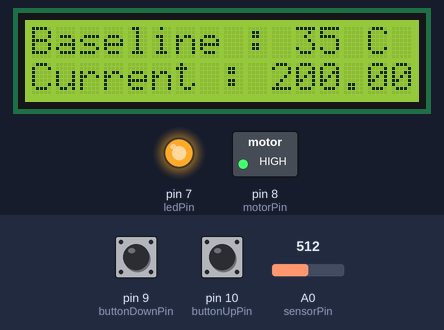
This sketch was run on a simulated Arduino Uno, built with avr-gcc and run on an emulated ATmega328P. Parts: 16×2 character LCD, switched loads named in the sketch (green lamp = pin HIGH), output pins drawn as LEDs (lit = HIGH). The inputs (shaded band) are chosen by the test bench; at power-on: pin 9 (buttonDownPin) LOW, pin 10 (buttonUpPin) LOW, A0 (sensorPin) = 512.

Above: at 2.2 s.
2.3 s: pin 9 (buttonDownPin) pulled HIGH for 1 s
At 4.4 s:
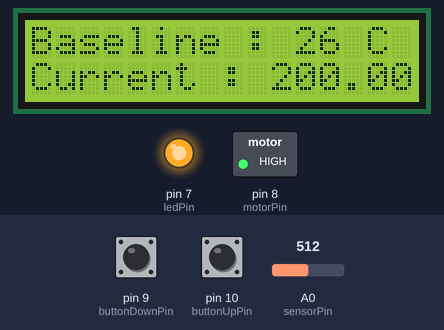
4.8 s: pin 10 (buttonUpPin) pulled HIGH for 3.2 s
At 9.0 s:
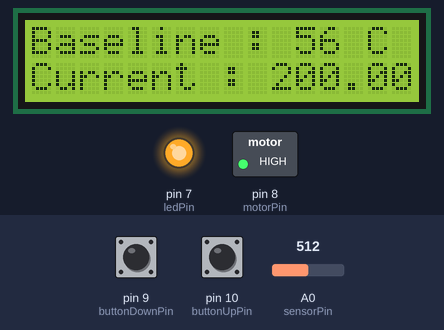
9.5 s: A0 (sensorPin) set to 716
At 11.2 s:
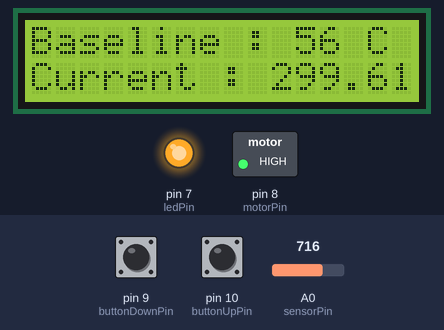
11.9 s: pin 9 (buttonDownPin) pulled HIGH for 0.15 s
At 12.7 s:
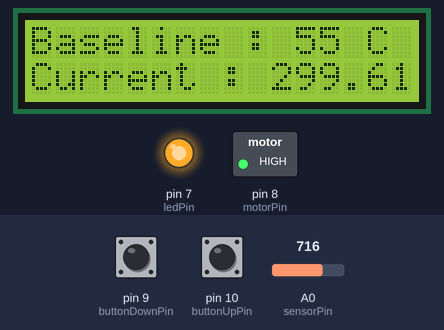
13.5 s: pin 10 (buttonUpPin) pulled HIGH for 1 s
At 15.6 s:
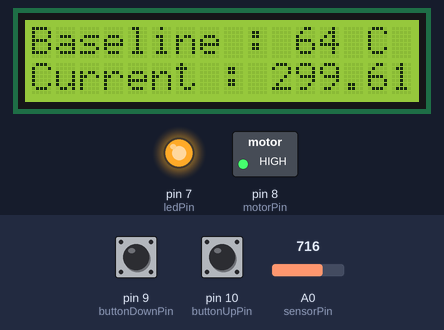
16.0 s: A0 (sensorPin) set to 900
At 17.6 s:
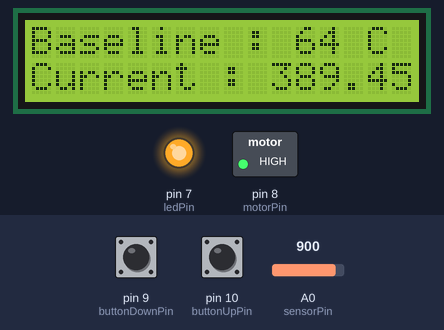
Timing chart, 0 to 19.0 s (numbered marks = the images above; inputs shaded):
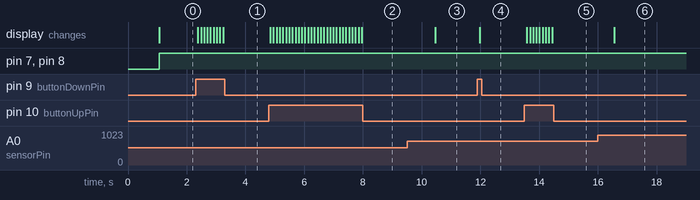

The sketch:

uno_prototype.ino
```cpp
// Code for PS4 Fan

#include<LiquidCrystal.h>

const int sensorPin = A0;
const int buttonUpPin = 10;
const int buttonDownPin = 9;
const int motorPin = 8;
const int ledPin = 7;
const int refreshInterval = 1000; // Only refresh once a second
const int minimumFanDuration = 10000; // Let the fan run for a minimum of 10 seconds

LiquidCrystal lcd(12, 11, 5, 4, 3, 2);

int baselineTemp = 35;
float temperature = 0;
float previousTemperature = 0;
unsigned long lastFanActivation = 0;
unsigned long lastUpdate = 0;

void setup () {
//  Serial.begin(9600); // open a serial port
  lcd.begin(16, 2);

  pinMode(buttonUpPin, INPUT);
  pinMode(buttonDownPin, INPUT);
  pinMode(motorPin, OUTPUT);
  pinMode(ledPin, OUTPUT);
  digitalWrite(ledPin, LOW);

  lcd.print("Welcome");
  delay(1000);
}

void loop () {

  // Overflow protection - is this really required?
  if (lastFanActivation > millis()) {
    lastFanActivation = 0;
  }

  if (lastUpdate > millis()) {
    lastUpdate = 0;
  }

  // TODO - Convert these to interupts? - Can only use pints 2 and 3
  if(digitalRead(buttonUpPin)== HIGH) {
    baselineTemp++;
    updateLcd(); // Update the lcd on button press
  }

  if(digitalRead(buttonDownPin)== HIGH) {
    baselineTemp--;
    updateLcd(); // Update the lcd on button press
  }

//  Serial.print("Baseline Temp: ");
//  Serial.print(baselineTemp);
//  Serial.println();

  if (millis() - lastUpdate >= refreshInterval){
    updateTemperature();

    // Only update the LCD of the temperature reading changed
    if (temperature != previousTemperature) {
      updateLcd();
    }

    lastUpdate = millis();
  }

  delay(100);
}

void updateTemperature() {
  int sensorVal = analogRead(sensorPin);

  // Convert the ADC reading to voltage
  float voltage = (sensorVal / 1024.0) * 5.0;

  previousTemperature = temperature;

  temperature = (voltage - 0.5) * 100;

  if (temperature > baselineTemp)  {
    digitalWrite(ledPin, HIGH);
    digitalWrite(motorPin, HIGH);
    lastFanActivation = millis();
  } else if (millis() - lastFanActivation >= minimumFanDuration){
    digitalWrite(ledPin, LOW);
    digitalWrite(motorPin, LOW);
  }
}

void updateLcd() {
  lcd.clear();
  lcd.setCursor(0, 0);

  lcd.print("Baseline : ");
  lcd.print(baselineTemp);
  lcd.print(" C");

  lcd.setCursor(0, 1);
  lcd.print("Current : ");
  lcd.print(temperature);
  lcd.print(" C");
}
```

Measured:
- after the input at 2.3 s, the display: first changes after 0.08 s (image 1 shows a later state)
- after the input at 4.8 s, the display: first changes after 0.05 s (image 2 shows a later state)
- after the input at 9.5 s, the display: changes after 0.97 s (image 3)
- after the input at 11.9 s, the display: changes after 0.07 s (image 4)
- after the input at 13.5 s, the display: first changes after 0.08 s (image 5 shows a later state)
- after the input at 16.0 s, the display: changes after 0.55 s (image 6)
